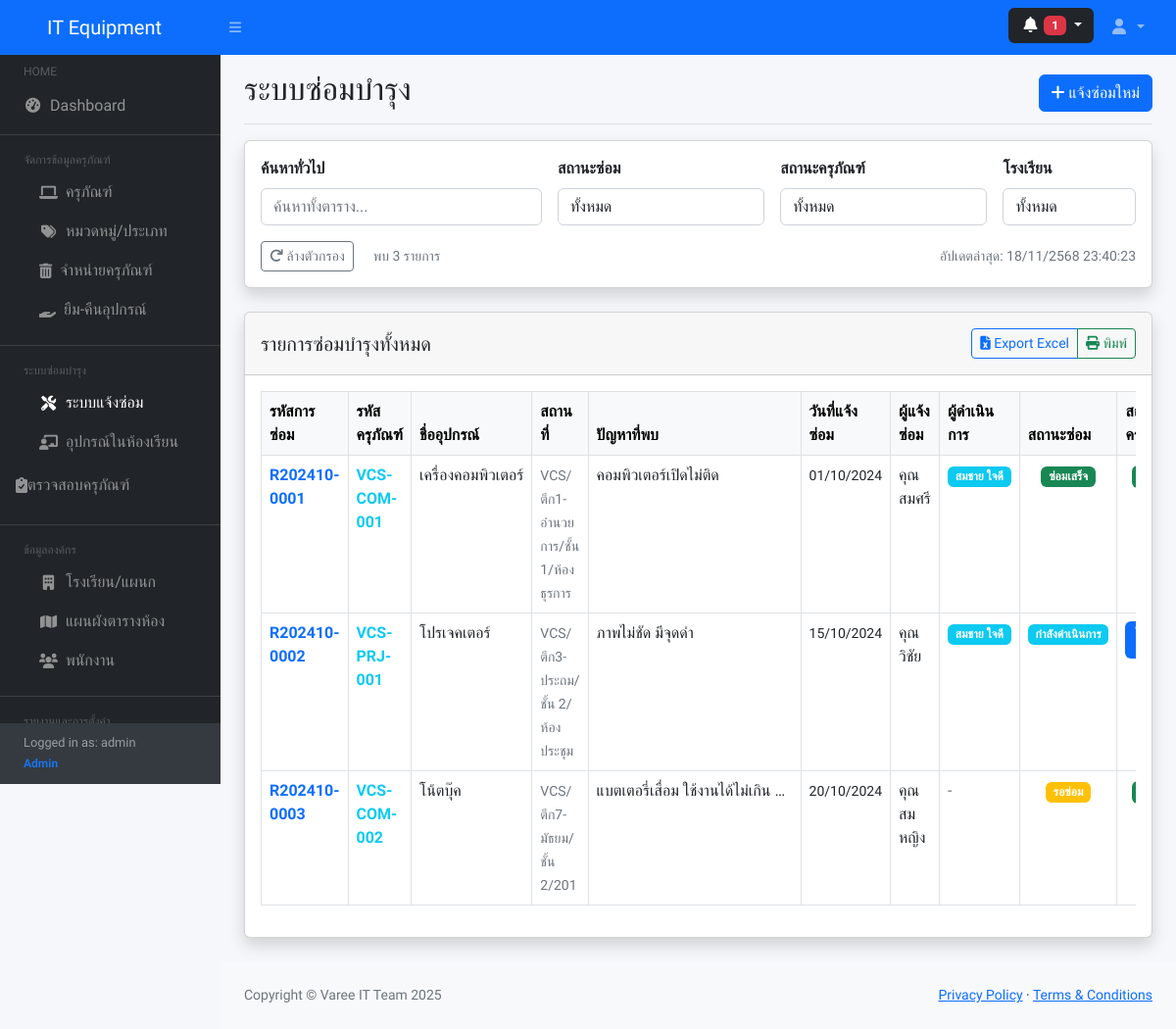
/maintenance.php (signed in), run on the app's committed database.
### tables this page shows
CREATE TABLE IF NOT EXISTS maintenance_requests (
    id INT AUTO_INCREMENT PRIMARY KEY COMMENT 'รหัสการซ่อม (Primary Key)',
    repair_code VARCHAR(20) NOT NULL UNIQUE COMMENT 'รหัสใบแจ้งซ่อม',
    equipment_id INT NOT NULL COMMENT 'รหัสครุภัณฑ์ (Foreign Key)',
    report_date DATE NOT NULL COMMENT 'วันที่แจ้งซ่อม',
    problem_description TEXT NOT NULL COMMENT 'รายละเอียดปัญหา',
    reported_by VARCHAR(100) NOT NULL COMMENT 'ผู้แจ้งซ่อม',
    assigned_technician VARCHAR(100) COMMENT 'ช่างผู้รับผิดชอบ',
    repair_status VARCHAR(50) DEFAULT 'รอซ่อม' COMMENT 'สถานะการซ่อม',
    solution_description TEXT COMMENT 'รายละเอียดการแก้ไข',
    repair_cost DECIMAL(10,2) DEFAULT 0 COMMENT 'ค่าใช้จ่ายในการซ่อม',
    completed_date DATE COMMENT 'วันที่ซ่อมเสร็จสิ้น',
    location_school VARCHAR(200) COMMENT 'โรงเรียนที่ตั้งครุภัณฑ์',
    location_building VARCHAR(100) COMMENT 'ตึกที่ตั้งครุภัณฑ์',
    location_floor VARCHAR(50) COMMENT 'ชั้นที่ตั้งครุภัณฑ์',
    location_room VARCHAR(100) COMMENT 'ห้องที่ตั้งครุภัณฑ์',
    created_at TIMESTAMP DEFAULT CURRENT_TIMESTAMP COMMENT 'วันที่สร้างบันทึก',
    updated_at TIMESTAMP DEFAULT CURRENT_TIMESTAMP ON UPDATE CURRENT_TIMESTAMP COMMENT 'วันที่แก้ไขล่าสุด',
    FOREIGN KEY (equipment_id) REFERENCES equipment(id) ON DELETE CASCADE,
    INDEX idx_repair_code (repair_code),
    INDEX idx_equipment_id (equipment_id),
    INDEX idx_repair_status (repair_status),
    INDEX idx_report_date (report_date),
    INDEX idx_location (location_school, location_building)
);

CREATE TABLE IF NOT EXISTS equipment (
    id INT AUTO_INCREMENT PRIMARY KEY COMMENT 'รหัสครุภัณฑ์ (Primary Key)',
    equipment_code VARCHAR(50) NOT NULL UNIQUE COMMENT 'รหัสครุภัณฑ์สำหรับอ้างอิง',
    equipment_name VARCHAR(200) NOT NULL COMMENT 'ชื่อครุภัณฑ์',
    category_id INT COMMENT 'รหัสหมวดหมู่หลัก (Foreign Key)',
    subcategory_id INT COMMENT 'รหัสหมวดหมู่ย่อย (Foreign Key)',
    brand_name VARCHAR(100) COMMENT 'ยี่ห้อครุภัณฑ์',
    model_name VARCHAR(100) COMMENT 'รุ่นครุภัณฑ์',
    serial_number VARCHAR(100) COMMENT 'หมายเลขซีเรียล',
    purchase_date DATE COMMENT 'วันที่จัดซื้อ',
    warranty_expiry_date DATE COMMENT 'วันที่หมดประกัน',
    purchase_price DECIMAL(10,2) DEFAULT 0 COMMENT 'ราคาจัดซื้อ',
    supplier_name VARCHAR(200) COMMENT 'ชื่อผู้จัดจำหน่าย',
    equipment_status VARCHAR(50) DEFAULT 'ใหม่' COMMENT 'สถานะครุภัณฑ์',
    location_school VARCHAR(200) COMMENT 'โรงเรียนที่ตั้ง',
    location_building VARCHAR(100) COMMENT 'ตึก/อาคารที่ตั้ง',
    location_floor VARCHAR(50) COMMENT 'ชั้นที่ตั้ง',
    location_room VARCHAR(100) COMMENT 'ห้องที่ตั้ง',
    responsible_person VARCHAR(100) COMMENT 'ผู้รับผิดชอบครุภัณฑ์',
    notes TEXT COMMENT 'หมายเหตุเพิ่มเติม',
    image_path VARCHAR(255) COMMENT 'เส้นทางเก็บรูปภาพ',
    created_at TIMESTAMP DEFAULT CURRENT_TIMESTAMP COMMENT 'วันที่สร้างบันทึก',
    updated_at TIMESTAMP DEFAULT CURRENT_TIMESTAMP ON UPDATE CURRENT_TIMESTAMP COMMENT 'วันที่แก้ไขล่าสุด',
    FOREIGN KEY (category_id) REFERENCES equipment_categories(id) ON DELETE SET NULL,
    FOREIGN KEY (subcategory_id) REFERENCES equipment_subcategories(id) ON DELETE SET NULL,
    INDEX idx_equipment_code (equipment_code),
    INDEX idx_category_id (category_id),
    INDEX idx_equipment_status (equipment_status),
    INDEX idx_location (location_school, location_building, location_floor, location_room),
    INDEX idx_purchase_date (purchase_date)
);

### maintenance.php (the view, shortened to what this page needs)
<?php
require_once 'includes/header.php';
$maintenance_query = "SELECT mr.*, e.equipment_code, e.equipment_name, e.equipment_status,
                             ec.category_name, es.subcategory_name
                      FROM maintenance_requests mr
                      JOIN equipment e ON mr.equipment_id = e.id
                      LEFT JOIN equipment_categories ec ON e.category_id = ec.id
                      LEFT JOIN equipment_subcategories es ON e.subcategory_id = es.id
                      ORDER BY mr.created_at DESC";
$maintenance_list = $db->query($maintenance_query)->fetchAll(PDO::FETCH_ASSOC);
$schools_short = [
    "โรงเรียนวารีเชียงใหม่" => "VCS",
    "โรงเรียนอนุบาลวารีเชียงใหม่" => "VKS",
    "โรงเรียนนานาชาติวารีเชียงใหม่" => "VCIS"
];
?>
<?php include 'includes/navbar.php'; ?>
<?php
include 'includes/sidebar.php';
?>
<div id="layoutSidenav_content">
    <main >
    <div class="container-fluid px-4">
    <div class="d-flex justify-content-between flex-wrap flex-md-nowrap align-items-center pt-3 pb-2 mb-3 border-bottom">
        <h1 class="h2">ระบบซ่อมบำรุง</h1>
        <button type="button" class="btn btn-primary" data-bs-toggle="modal" data-bs-target="#maintenanceModal" onclick="clearForm()">
            <i class="fas fa-plus"></i> แจ้งซ่อมใหม่
        </button>
    </div>
    <div class="card shadow mb-4">
        <div class="card-body">
            <div class="row g-3">
                <div class="col-md-4">
                    <label class="form-label fw-bold">ค้นหาทั่วไป</label>
                    <input type="text" class="form-control" id="globalSearch" placeholder="ค้นหาทั้งตาราง..." onkeyup="filterTable()">
                </div>
                <div class="col-md-3">
                    <label class="form-label fw-bold">สถานะซ่อม</label>
                    <select class="form-control" id="statusFilter" onchange="filterTable()">
                        <option value="">ทั้งหมด</option>
                    </select>
                </div>
                <div class="col-md-3">
                    <label class="form-label fw-bold">สถานะครุภัณฑ์</label>
                    <select class="form-control" id="equipmentStatusFilter" onchange="filterTable()">
                        <option value="">ทั้งหมด</option>
                    </select>
                </div>
                <div class="col-md-2">
                    <label class="form-label fw-bold">โรงเรียน</label>
                    <select class="form-control" id="schoolFilter" onchange="filterTable()">
                        <option value="">ทั้งหมด</option>
                    </select>
                </div>
            </div>
            <div class="row mt-3">
                <div class="col-12">
                    <div class="d-flex justify-content-between align-items-center">
                        <div>
                            <button type="button" class="btn btn-outline-secondary btn-sm" onclick="clearFilters()">
                                <i class="fas fa-redo"></i> ล้างตัวกรอง
                            </button>
                            <span class="ms-3 text-muted small" id="filterResultCount"></span>
                        </div>
                        <div class="text-muted small">
                            <span id="currentTime"></span>
                        </div>
                    </div>
                </div>
            </div>
        </div>
    </div>
    <div class="card shadow mb-4">
        <div class="card-header py-3 d-flex justify-content-between align-items-center">
            <h5 class="m-0 font-weight-bold">รายการซ่อมบำรุงทั้งหมด</h5>
            <div class="btn-group">
                <button type="button" class="btn btn-outline-primary btn-sm" onclick="exportToExcel()">
                    <i class="fas fa-file-excel"></i> Export Excel
                </button>
                <button type="button" class="btn btn-outline-success btn-sm" onclick="printTable()">
                    <i class="fas fa-print"></i> พิมพ์
                </button>
            </div>
        </div>
        <div class="card-body">
            <div class="table-responsive">
                <table class="table table-bordered table-hover" id="maintenanceTable" width="100%" cellspacing="0">
                    <thead class="table-light">
                        <tr>
                            <th width="120">รหัสการซ่อม</th>
                            <th width="110">รหัสครุภัณฑ์</th>
                            <th width="150">ชื่ออุปกรณ์</th>
                            <th width="150">สถานที่</th>
                            <th>ปัญหาที่พบ</th>
                            <th width="110">วันที่แจ้งซ่อม</th>
                            <th width="120">ผู้แจ้งซ่อม</th>
                            <th width="120">ผู้ดำเนินการ</th>
                            <th width="100">สถานะซ่อม</th>
                            <th width="100">สถานะครุภัณฑ์</th>
                        </tr>
                    </thead>
                    <tbody>
                        <?php foreach($maintenance_list as $maintenance): ?>
                        <tr>
                            <td>
                                <strong class="text-primary"><?php echo $maintenance['repair_code']; ?></strong>
                            </td>
                            <td>
                                <a href="equipment_detail.php?id=<?php echo $maintenance['equipment_id']; ?>" class="text-decoration-none" title="ดูรายละเอียดอุปกรณ์">
                                    <strong class="text-info"><?php echo $maintenance['equipment_code']; ?></strong>
                                </a>
                            </td>
                            <td>
                                <div style="max-width: 150px; overflow: hidden; text-overflow: ellipsis; white-space: nowrap;"
                                     title="<?php echo htmlspecialchars($maintenance['equipment_name']); ?>">
                                    <?php echo $maintenance['equipment_name']; ?>
                                </div>
                            </td>
                            <td>
                                <small class="text-muted">
                                    <?php
                                    $location_parts = [];
                                    if ($maintenance['location_school']) {
                                        $school_short = $schools_short[$maintenance['location_school']] ?? $maintenance['location_school'];
                                        $location_parts[] = $school_short;
                                    }
                                    if ($maintenance['location_building']) $location_parts[] = $maintenance['location_building'];
                                    if ($maintenance['location_floor']) $location_parts[] = $maintenance['location_floor'];
                                    if ($maintenance['location_room']) $location_parts[] = $maintenance['location_room'];
                                    echo implode('/', $location_parts);
                                    ?>
                                </small>
                            </td>
                            <td>
                                <div style="max-width: 200px; overflow: hidden; text-overflow: ellipsis; white-space: nowrap;"
                                     title="<?php echo htmlspecialchars($maintenance['problem_description']); ?>">
                                    <?php echo mb_substr($maintenance['problem_description'], 0, 50) . (mb_strlen($maintenance['problem_description']) > 50 ? '...' : ''); ?>
                                </div>
                            </td>
                            <td class="text-center">
                                <small data-sort="<?php echo $maintenance['report_date']; ?>">
                                    <?php echo date('d/m/Y', strtotime($maintenance['report_date'])); ?>
                                </small>
                            </td>
                            <td><?php echo $maintenance['reported_by']; ?></td>
                            <td>
                                <?php if ($maintenance['assigned_technician']): ?>
                                    <span class="badge bg-info"><?php echo $maintenance['assigned_technician']; ?></span>
                                <?php else: ?>
                                    <span class="text-muted">-</span>
                                <?php endif; ?>
                            </td>
                            <td class="text-center">
                                <?php
                                $repairStatus_badge = [
                                    'รอซ่อม' => 'warning',
                                    'กำลังดำเนินการ' => 'info',
                                    'ซ่อมเสร็จ' => 'success',
                                    'ยกเลิก' => 'danger'
                                ];
                                $status_class = $repairStatus_badge[$maintenance['repair_status']] ?? 'secondary';
                                ?>
                                <span class="badge bg-<?php echo $status_class; ?>">
                                    <?php echo $maintenance['repair_status']; ?>
                                </span>
                            </td>
                            <td class="text-center">
                                <?php
                                $equip_status_badge = [
                                    'ใหม่' => 'success',
                                    'ใช้งานปกติ' => 'primary',
                                    'รอซ่อม' => 'warning',
                                    'กำลังซ่อม' => 'info',
                                    'ชำรุด' => 'danger',
                                    'จำหน่ายแล้ว' => 'secondary'
                                ];
                                $equip_status_class = $equip_status_badge[$maintenance['equipment_status']] ?? 'secondary';
                                ?>
                                <span class="badge bg-<?php echo $equip_status_class; ?>" style="max-width: 120px; white-space: normal; word-wrap: break-word; line-height: 1.2;">
                                </span>
                            </td>
                        </tr>
                        <?php endforeach; ?>
                    </tbody>
                </table>
            </div>
        </div>
    </div>
</main>
<?php
require_once 'includes/footer.php';
?>

### includes/header.php (style rules this page uses)
:root { --primary: #1a73e8; --primary-dark: #0d47a1; --secondary: #6c757d; --success: #28a745; --info: #17a2b8; --warning: #ffc107; --danger: #dc3545; --light: #f8f9fa; --dark: #343a40; }
body { font-family: 'Prompt', sans-serif; background-color: #f5f7fb; }

### data on the page
maintenance_requests: repair_code "R202410-0001", equipment.equipment_code "VCS-COM-001", equipment.equipment_name "เครื่องคอมพิวเตอร์", location_parts "VCS/ตึก1-อำนวยการ/ชั้น 1/ห้องธุรการ", problem_description "คอมพิวเตอร์เปิดไม่ติด", report_date "01/10/2024", reported_by "คุณสมศรี", assigned_technician "สมชาย ใจดี", repair_status "ซ่อมเสร็จ"
maintenance_requests: repair_code "R202410-0002", equipment.equipment_code "VCS-PRJ-001", equipment.equipment_name "โปรเจคเตอร์", location_parts "VCS/ตึก3-ประถม/ชั้น 2/ห้องประชุม", problem_description "ภาพไม่ชัด มีจุดดำ", report_date "15/10/2024", reported_by "คุณวิชัย", assigned_technician "สมชาย ใจดี", repair_status "กำลังดำเนินการ"
maintenance_requests: repair_code "R202410-0003", equipment.equipment_code "VCS-COM-002", equipment.equipment_name "โน้ตบุ๊ค", location_parts "VCS/ตึก7-มัธยม/ชั้น 2/201", problem_description "แบตเตอรี่เสื่อม ใช้งานได้ไม่เกิน…", report_date "20/10/2024", reported_by "คุณสมหญิง", repair_status "รอซ่อม"

### other printed values
$pending_count "1"
$_SESSION['username'] "admin"
$_SESSION['role'] "Admin"
